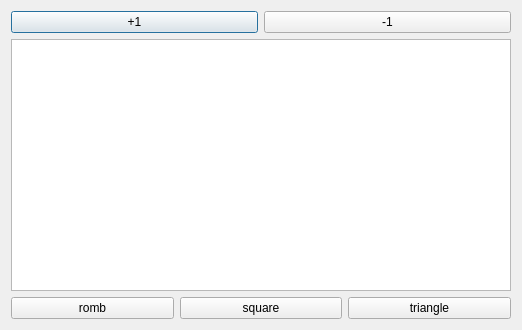
<?xml version="1.0" encoding="UTF-8"?>
<ui version="4.0">
 <class>Dialog</class>
 <widget class="QDialog" name="Dialog">
  <property name="geometry">
   <rect>
    <x>0</x>
    <y>0</y>
    <width>522</width>
    <height>330</height>
   </rect>
  </property>
  <property name="windowTitle">
   <string>Dialog</string>
  </property>
  <layout class="QVBoxLayout" name="verticalLayout">
   <item>
    <layout class="QHBoxLayout" name="horizontalLayout">
     <item>
      <widget class="QPushButton" name="pushButton_2">
       <property name="text">
        <string>+1</string>
       </property>
      </widget>
     </item>
     <item>
      <widget class="QPushButton" name="pushButton">
       <property name="text">
        <string>-1</string>
       </property>
      </widget>
     </item>
    </layout>
   </item>
   <item>
    <widget class="QGraphicsView" name="graphicsView"/>
   </item>
   <item>
    <layout class="QHBoxLayout" name="horizontalLayout_2">
     <item>
      <widget class="QPushButton" name="pushButton_3">
       <property name="text">
        <string>romb</string>
       </property>
      </widget>
     </item>
     <item>
      <widget class="QPushButton" name="pushButton_4">
       <property name="text">
        <string>square</string>
       </property>
      </widget>
     </item>
     <item>
      <widget class="QPushButton" name="pushButton_5">
       <property name="text">
        <string>triangle</string>
       </property>
      </widget>
     </item>
    </layout>
   </item>
  </layout>
 </widget>
 <layoutdefault spacing="6" margin="11"/>
 <resources/>
 <connections/>
</ui>
